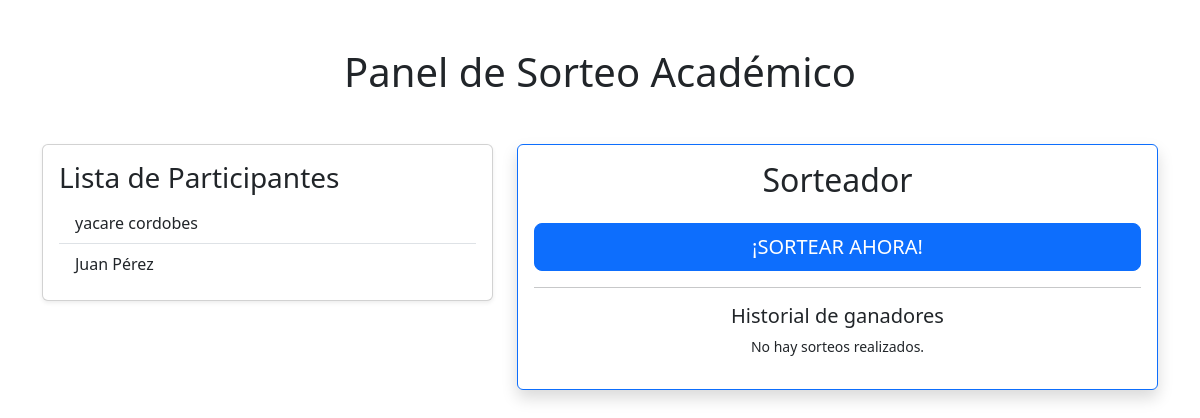
/, run on an earlier commit of the app's database.
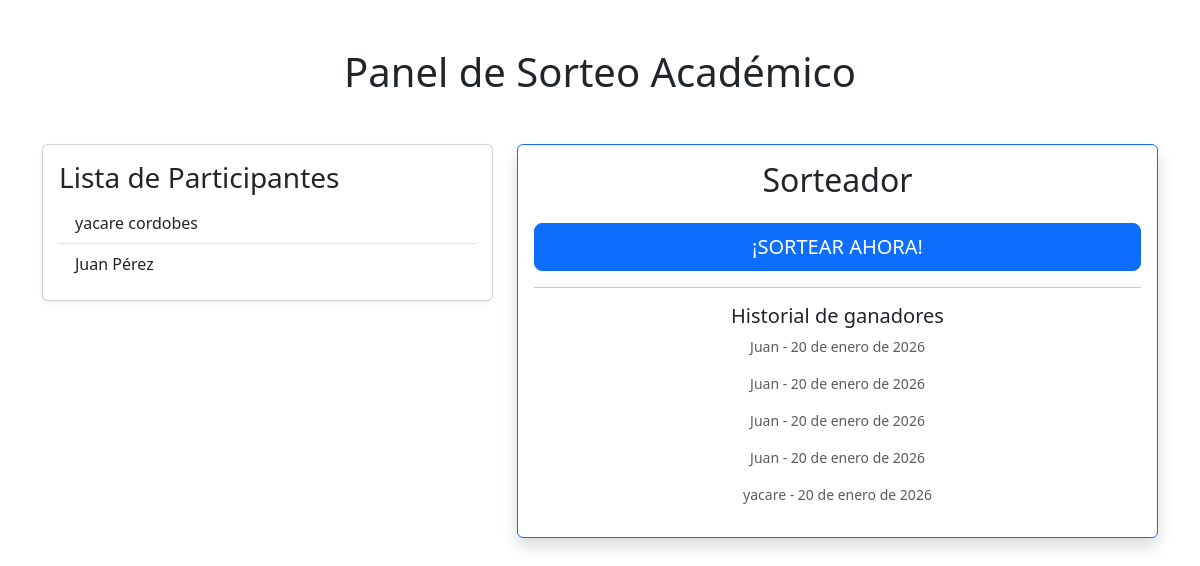
And on a later commit of the database.
### participantes/models.py (models this page shows, shortened)
class Participante(models.Model):
    nombre = models.CharField(max_length= 100)
    apellido = models.CharField(max_length= 100)

### seleccion/models.py (models this page shows, shortened)
class Ganador(models.Model):
    participante = models.ForeignKey(Participante, on_delete=models.CASCADE, related_name="ganadores")
    fecha_sorteo = models.DateField(auto_now_add= True)

### seleccion/views.py (the view)
# urls.py: path("", views.sortear, name='sortear'),
def sortear(request):
    participantes = Participante.objects.all()
    ganadores = Ganador.objects.all().order_by('-id')[:5]
    ganador = None
    ganador_id = request.GET.get('ganador_id')
    if ganador_id:
        ganador = Participante.objects.filter(id=ganador_id).first()
    if request.method == 'POST':
        nuevo = random.choice(list(participantes))
        Ganador.objects.create(participante=nuevo)
        return redirect(f"{reverse('seleccion:sortear')}?ganador_id={nuevo.id}")
    return render(request, "sorteo/sorteo.html", {
        'participantes': participantes,
        'ganador': ganador,
        'ganadores': ganadores
    })

### templates/sorteo/sorteo.html (shortened to what this page needs)
{% extends 'base.html' %}
{%load static%}
{% block content %}
    <div class="card shadow-sm mb-4">
        <div class="card-body">
            <h3 class="card-title">Lista de Participantes</h3>
            {% if participantes %}
                <ul class="list-group list-group-flush">
                {% for participante in participantes %}
                    <li class="list-group-item">{{ participante.nombre }} {{ participante.apellido }}</li>
                {% endfor %}
                </ul>
            {% else %}
                <p class="text-muted">No hay participantes cargados.</p>
            {% endif %}
        </div>
    </div>
{% endblock content %}
{% block content2 %}
    <div class="card border-primary shadow">
        <div class="card-body text-center">
            <h2 class="mb-4">Sorteador</h2>
            <form method="POST">
                <button type="submit" class="btn btn-primary btn-lg w-100">¡SORTEAR AHORA!</button>
            </form>
            <hr>
            <h5>Historial de ganadores</h5>
            {% if ganadores %}
                {% for g in ganadores %}
                    <p class="small text-muted">{{ g.participante.nombre }} - {{ g.fecha_sorteo }}</p>
                {% endfor %}
            {% else %}
                <p class="small">No hay sorteos realizados.</p>
            {% endif %}
        </div>
    </div>
{% endblock content2 %}

What changed in the data, as far as the page shows it:
added Ganador: participante.nombre "Juan", fecha_sorteo "20 de enero de 2026"
added Ganador: participante.nombre "Juan", fecha_sorteo "20 de enero de 2026"
added Ganador: participante.nombre "Juan", fecha_sorteo "20 de enero de 2026"
added Ganador: participante.nombre "Juan", fecha_sorteo "20 de enero de 2026"
added Ganador: participante.nombre "yacare", fecha_sorteo "20 de enero de 2026"
Also different on the page:
text no longer shown: "No hay sorteos realizados."
